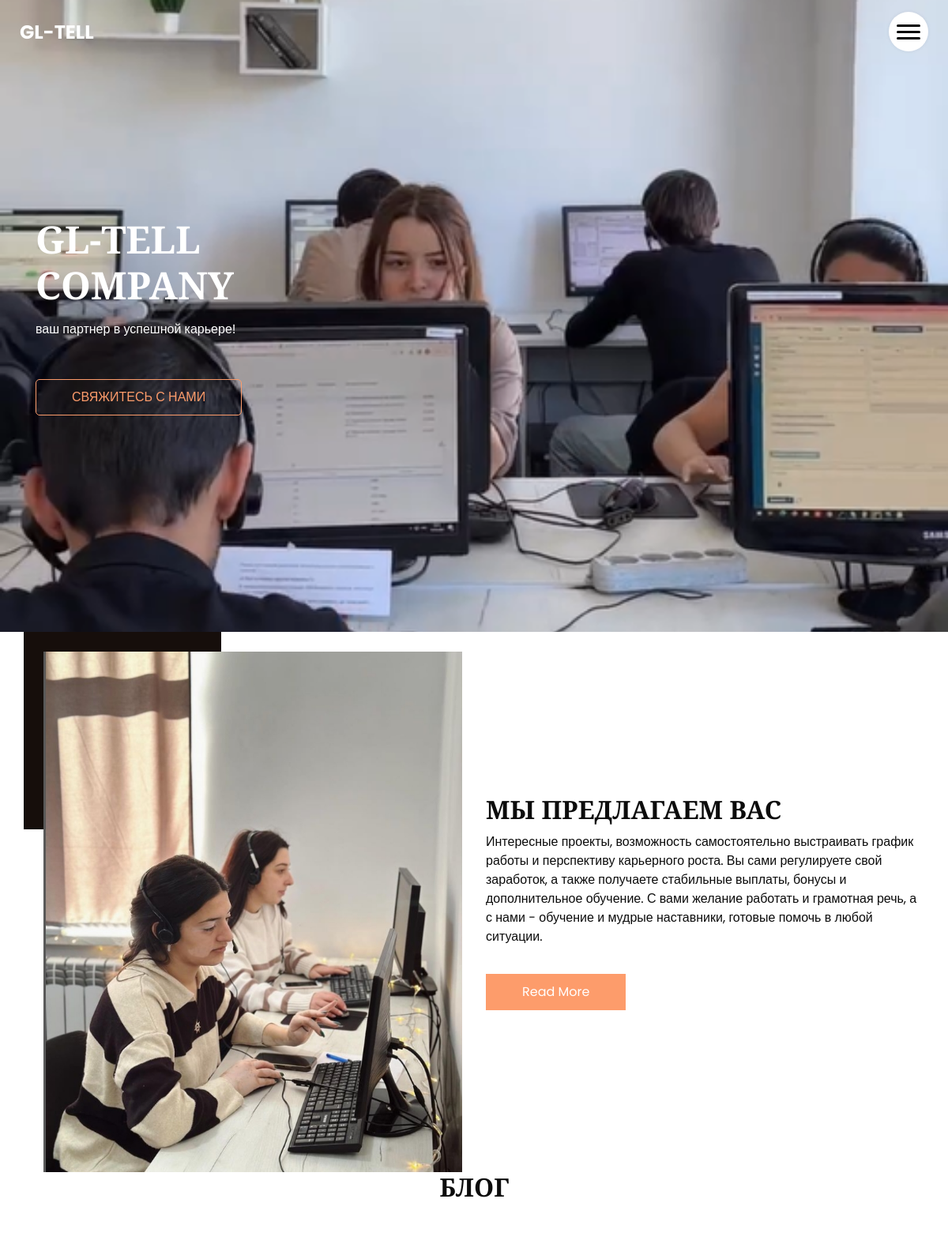
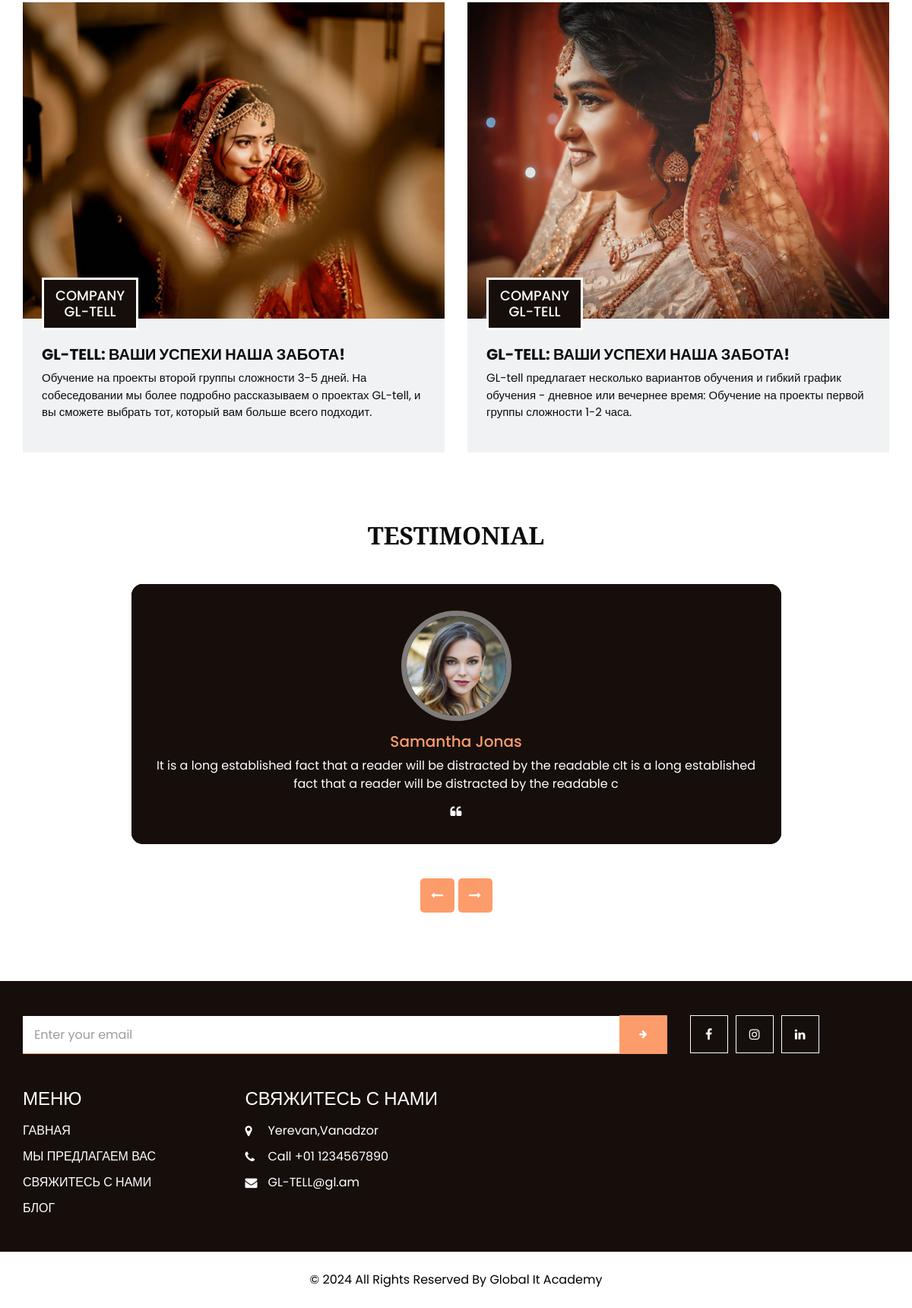
The page / on the database its author committed (2 pictures, top to bottom).
### main/models.py (models this page shows, shortened)
class slider(models.Model):
    name = models.CharField('Hndik name',max_length=250)
    name1 = models.CharField('Hndik name',max_length=250)
    img = models.ImageField('Hndik image',upload_to='hndik/')
    text = models.TextField('Hndik text')

class about(models.Model):
    img = models.ImageField('Aboout image',upload_to='about/')
    name = models.CharField('About name',max_length=250)
    text = models.TextField('About text')
    but_name = models.CharField('Button name',max_length=250)

class blog(models.Model):
    img = models.ImageField('Blog image',upload_to='blog/')
    name = models.CharField('Mounth',max_length=250)
    name1 = models.CharField('Date',max_length=250,default='SOME STRING')
    title = models.CharField('Blog title',max_length=250)
    text = models.TextField('Blog text')

class client(models.Model):
    img = models.ImageField('Client image',upload_to='client/')
    name = models.CharField('Client name',max_length=250)
    text = models.TextField('Client text')

### main/views.py (the view)
# urls.py: path('',views.Index,name='Index'),
def Index(request):
    slider_list = slider.objects.all()
    prod_list = product.objects.all()
    about_list = about.objects.all()
    offer_list = offer.objects.all()
    offer_s_list = offer_s.objects.all()
    blog_list = blog.objects.all()
    client_list = client.objects.all()
    return render(request,'main/index.html',context={
        'slider_list':slider_list,
        'prod_list':prod_list,
        'about_list':about_list,
        'offer_list':offer_list,
        'offer_s_list':offer_s_list,
        'blog_list':blog_list,
        'client_list':client_list,
    })

### main/templates/main/index.html (shortened to what this page needs)
{% extends 'base.html' %}
{% block content %}
  <section class="slider_section position-relative">
    {% for i in slider_list %}
    <div class="slider_bg_box">
      <img src="{{ i.img.url }}" alt="">
    </div>
    <div class="container">
      <div class="col-md-9 col-lg-8">
        <div class="detail-box">
          <h1>
            {{ i.name }}
            <br> {{ i.name1 }}
          </h1>
          <p>
            {{ i.text }}
          </p>
          <div>
            <a href="{% url 'Shop' %}" class="slider-link">
              СВЯЖИТЕСЬ С НАМИ
            </a>
          </div>
        </div>
      </div>
    </div>
    {% endfor %}
  </section>
  <section class="about_section  ">
    <div class="container">
      <div class="row">
        {% for i in about_list %}
        <div class="col-md-6">
          <div class="img-box">
            <img src="{{ i.img.url }}" alt="">
          </div>
        </div>
        <div class="col-md-6">
          <div class="detail-box">
            <div class="heading_container">
              <h2>
                {{ i.name }}
              </h2>
            </div>
            <p>
              {{ i.text }}
            </p>
            <a href="{% url 'About' %}">
              {{ i.but_name }}
            </a>
          </div>
        </div>
        {% endfor %}
      </div>
    </div>
  </section>
  <section class="blog_section ">
    <div class="container">
      <div class="heading_container">
        <h2>
          БЛОГ
        </h2>
      </div>
      <div class="row">
        {% for i in blog_list %}
        <div class="col-md-6">
          <div class="box">
            <div class="img-box">
              <img src="{{ i.img.url }}" alt="">
              <h4 class="blog_date">
                {{ i.name1 }} <br>
                {{ i.name }}
              </h4>
            </div>
            <div class="detail-box">
              <h5>
                {{ i.title }}
              </h5>
              <p>
                {{ i.text }}
              </p>
            </div>
          </div>
        </div>
        {% endfor %}
      </div>
    </div>
  </section>
  <section class="client_section layout_padding">
    <div class="container">
      <div class="heading_container">
        <h2>
          Testimonial
        </h2>
      </div>
      <div id="carouselExample2Controls" class="carousel slide" data-ride="carousel">
        <div class="carousel-inner">
          {% for i in client_list %}
          <div class="carousel-item active">
            <div class="row">
              <div class="col-md-11 col-lg-10 mx-auto">
                <div class="box">
                  <div class="img-box">
                    <img src="{{ i.img.url }}" alt="" />
                  </div>
                  <div class="detail-box">
                    <div class="name">
                      <h6>
                        {{ i.name }}
                      </h6>
                    </div>
                    <p>
                     {{ i.text }}
                    </p>
                    <i class="fa fa-quote-left" aria-hidden="true"></i>
                  </div>
                </div>
              </div>
            </div>
          </div>
          {% endfor %}
        </div>
        <div class="carousel_btn-container">
          <a class="carousel-control-prev" href="#carouselExample2Controls" role="button" data-slide="prev">
            <i class="fa fa-long-arrow-left" aria-hidden="true"></i>
          </a>
          <a class="carousel-control-next" href="#carouselExample2Controls" role="button" data-slide="next">
            <i class="fa fa-long-arrow-right" aria-hidden="true"></i>
          </a>
        </div>
      </div>
    </div>
  </section>
{% endblock %}

### main/templates/base.html (shortened to what this page needs)
{% load static %}
<!DOCTYPE html>
<html>
<head>
  <link rel="stylesheet" type="text/css" href="{% static 'css/bootstrap.css' %}" />
  <link href="{% static 'css/font-awesome.min.css' %}" rel="stylesheet" />
  <link href="{% static 'css/style.css' %}" rel="stylesheet" />
  <link href="{% static 'css/responsive.css' %}" rel="stylesheet" />
</head>
<body>
  <header class="header_section">
    <div class="container-fluid">
      <nav class="navbar navbar-expand-lg custom_nav-container">
        <a class="navbar-brand" href="index.html">
          <span>
            GL-TELL
          </span>
        </a>
        <div class="" id="">
          <div class="custom_menu-btn">
            <button onclick="openNav()">
              <span class="s-1"> </span>
              <span class="s-2"> </span>
              <span class="s-3"> </span>
            </button>
          </div>
        </div>
      </nav>
    </div>
  </header>
  {% block content %} {% endblock %}
  <section class="info_section layout_padding2">
    <div class="container">
      <div class="row info_form_social_row">
        <div class="col-md-8 col-lg-9">
          <div class="info_form">
            <form action="">
              <input type="email" placeholder="Enter your email">
              <button>
                <i class="fa fa-arrow-right" aria-hidden="true"></i>
              </button>
            </form>
          </div>
        </div>
        <div class="col-md-4 col-lg-3">
          <div class="social_box">
            <a href="">
              <i class="fa fa-facebook" aria-hidden="true"></i>
            </a>
            <a href="https://www.instagram.com/gl_tell?utm_source=ig_web_button_share_sheet&igsh=ZDNlZDc0MzIxNw==">
              <i class="fa fa-instagram" aria-hidden="true"></i>
            </a>
            <a href="">
              <i class="fa fa-linkedin" aria-hidden="true"></i>
            </a>
          </div>
        </div>
      </div>
      <div class="row info_main_row">
        <div class="col-md-6 col-lg-3">
          <div class="info_links">
            <h4>
              МЕНЮ
            </h4>
            <div class="info_links_menu">
              <a href="{% url 'Index' %}">ГАВНАЯ</a>
              <a href="{% url 'About' %}">МЫ ПРЕДЛАГАЕМ ВАС</a>
              <a href="{% url 'Shop' %}">СВЯЖИТЕСЬ С НАМИ</a>
              <a href="{% url 'Blog' %}">БЛОГ</a>
            </div>
          </div>
        </div>
        <div class="col-md-6 col-lg-3">
          <h4>
            СВЯЖИТЕСЬ С НАМИ
          </h4>
          <div class="info_contact">
            <a href="">
              <i class="fa fa-map-marker" aria-hidden="true"></i>
              <span>
                Yerevan,Vanadzor
              </span>
            </a>
            <a href="">
              <i class="fa fa-phone" aria-hidden="true"></i>
              <span>
                Call +01 1234567890
              </span>
            </a>
            <a href="">
              <i class="fa fa-envelope"></i>
              <span>
                GL-TELL@gl.am
              </span>
          </div>
        </div>
      </div>
    </div>
  </section>
  <footer class="footer_section">
    <div class="container">
      <p>
        &copy; <span id="displayYear"></span> All Rights Reserved By
        <a href="https://html.design/">Global It Academy</a>
      </p>
    </div>
  </footer>
 </body>
 </html>

### main/static/css/responsive.css (style rules this page uses)
@media (min-width: 1200px) { .container { max-width: 1170px; } }

### rows shown on the page
slider: img (picture), name "GL-TELL", name1 "COMPANY", text "ваш партнер в успешной карьере!"
about: img (picture), name "МЫ ПРЕДЛАГАЕМ ВАС", text "Интересные проекты, возможность самостоятельно выстраивать график работы и перспективу карьерного роста. Вы сами регулируете свой заработок, а также получаете стабильные выплаты, бонусы и дополнительное обучение. С вами желание работать и грамотная речь, а с нами - обучение и мудрые наставники, готовые помочь в любой ситуации.", but_name "Read More"
blog: img (picture), name1 "COMPANY", name "GL-TELL", title "GL-TELL: ВАШИ УСПЕХИ НАША ЗАБОТА!", text "Обучение на проекты второй группы сложности 3-5 дней. На собеседовании мы более подробно рассказываем о проектах GL-tell, и вы сможете выбрать тот, который вам больше всего подходит."
blog: img (picture), name1 "COMPANY", name "GL-TELL", title "GL-TELL: ВАШИ УСПЕХИ НАША ЗАБОТА!", text "GL-tell предлагает несколько вариантов обучения и гибкий график обучения - дневное или вечернее время: Обучение на проекты первой группы сложности 1-2 часа."
client: img (picture), name "Samantha Jonas", text "It is a long established fact that a reader will be distracted by the readable cIt is a long established fact that a reader will be distracted by the readable c"
